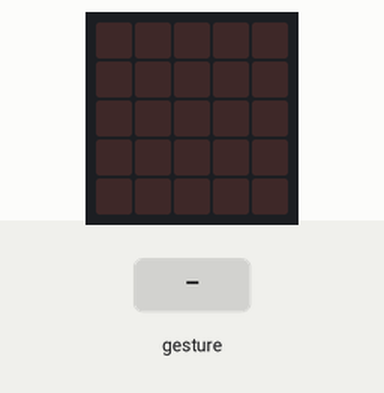
Simulated run of this program. Board: BBC micro:bit (MakeCode). Parts: the board's 5×5 LED display. The test bench sets the inputs (shaded band).

Above: at 1.2 s.
1.3 s: sound turns loud
At 1.8 s:
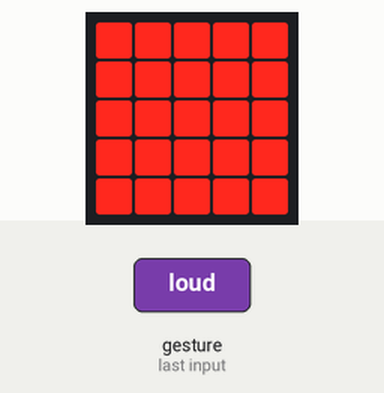
2.8 s: sound turns loud
At 4.2 s:
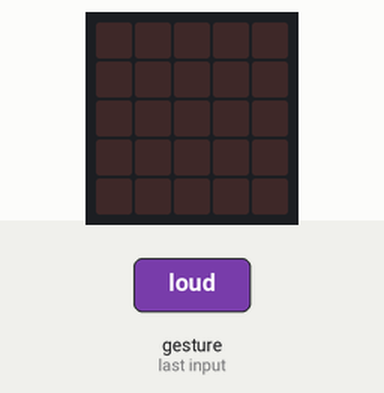
Timing chart, 0 to 5.8 s (numbered marks = the images above; inputs shaded):
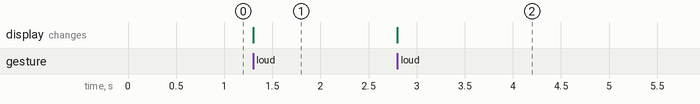

Measured:
- after the input at 1.3 s, the display: changes at once (image 1)
- after the input at 2.8 s, the display: changes at once (image 2)

The program:

main.ts
```typescript
let lightsOn = false
input.onSound(DetectedSound.Loud, function () {
    lightsOn = !(lightsOn)
    if (lightsOn) {
        basic.showLeds(`
            # # # # #
            # # # # #
            # # # # #
            # # # # #
            # # # # #
            `)
    } else {
        basic.clearScreen()
    }
})
```

test.ts
```typescript
// aquí va el archivo "tests"; esto no se compilará cuando este paquete se utilice como una extensión.
```
